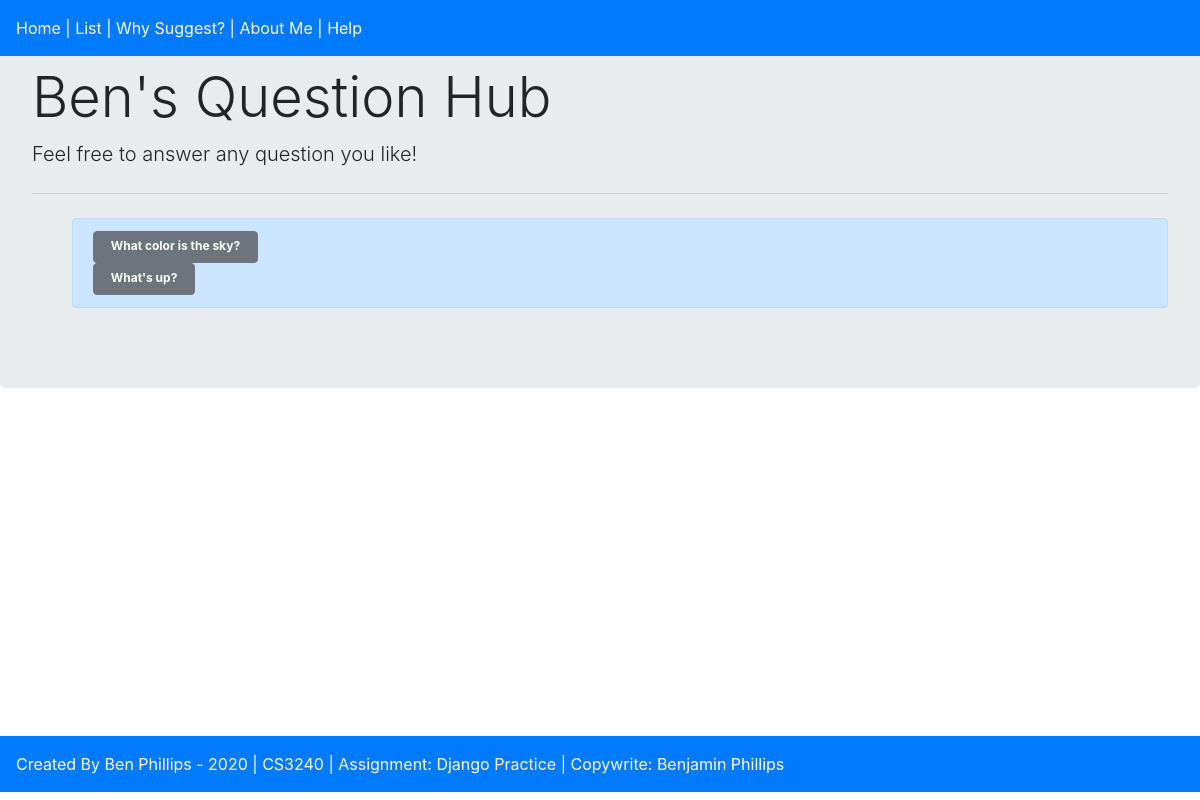
Screenshot of /polls/ with the database file from the repository.
### polls/models.py (models this page shows, shortened)
class Question(models.Model):
    question_text = models.CharField(max_length=200)
    pub_date = models.DateTimeField('date published')
    def was_published_recently(self):
        now = timezone.now()
        return now - datetime.timedelta(days=1) <= self.pub_date <= now
    def was_published_recently(self):
        now = timezone.now()
        return now - datetime.timedelta(days=1) <= self.pub_date <= now
    was_published_recently.admin_order_field = 'pub_date'
    was_published_recently.boolean = True
    was_published_recently.short_description = 'Published recently?'

### polls/views.py (the view)
# urls.py: path('', views.IndexView.as_view(), name='index'),
class IndexView(generic.ListView):
    template_name = 'polls/index.html'
    context_object_name = 'latest_question_list'
    def get_queryset(self):
        return Question.objects.filter(
                                   pub_date__lte=timezone.now()
                                   ).order_by('-pub_date')[:5]

### polls/templates/polls/index.html (shortened to what this page needs)
{% load static %}
<link rel="stylesheet" href="https://maxcdn.bootstrapcdn.com/bootstrap/4.0.0/css/bootstrap.min.css">
<div class="text-primary">
    <div class="fixed-top p-3 mb-2 bg-primary text-white"> Home | List | Why Suggest? | About Me | Help </div>
</div>
<div class="jumbotron">
    <h1 class="display-4">Ben's Question Hub</h1>
    <p class="lead">Feel free to answer any question you like!</p>
    <hr class="my-4">
{% if latest_question_list %}
<ul>
    <div class="alert alert-primary" role="alert">
    {% for question in latest_question_list %}
        <button type="button" class="btn btn-secondary">
    <a href="{% url 'polls:detail' question.id %}" class="badge badge-secondary">{{ question.question_text }}</a>
        </button>
        <br>
    {% endfor %}
    </div>
</ul>
{% else %}
<p>No polls are available.</p>
{% endif %}
<div class="text-primary">
    <div class="fixed-bottom p-3 mb-2 bg-primary text-white"> Created By Ben Phillips - 2020   |  CS3240  |  Assignment: Django Practice | Copywrite: Benjamin Phillips</div>
</div>
</div>

### rows the page displays
Question: question_text "What color is the sky?"
Question: question_text "What's up?"
